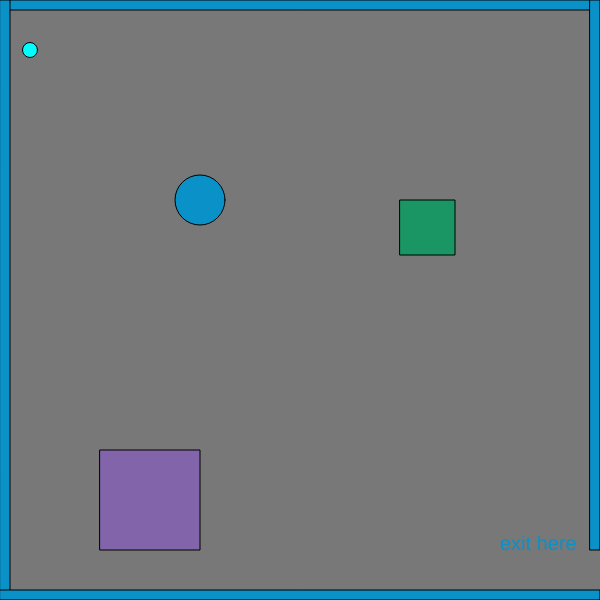
Frame 1 (no input)
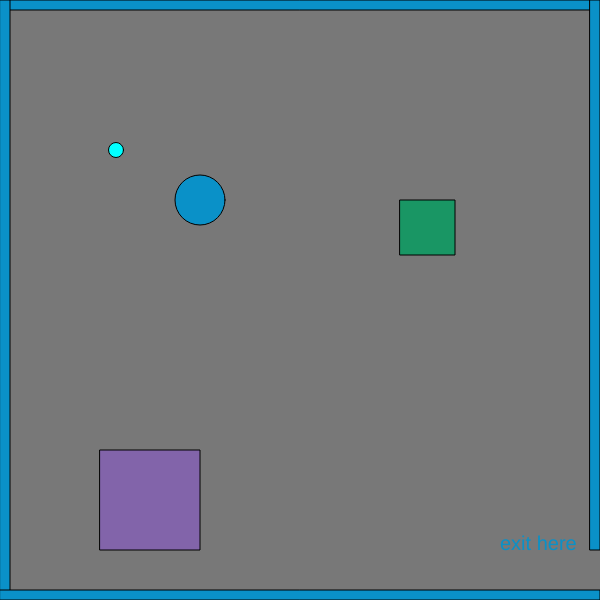
Frame 60 (no input)
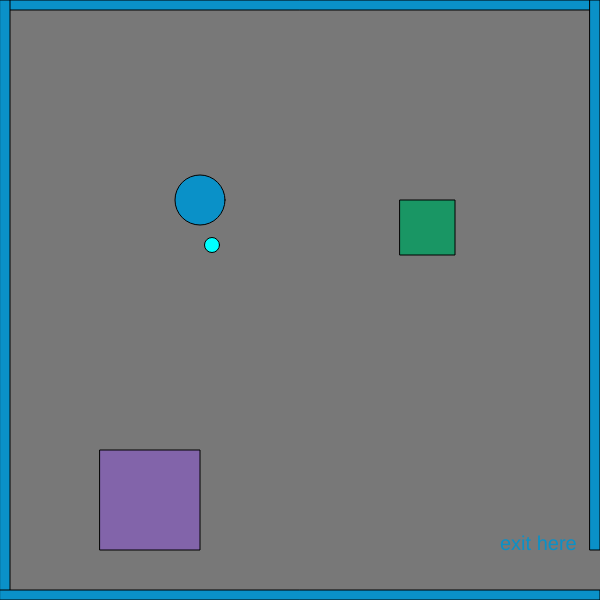
Frame 120 (the mouse pressed at the canvas centre since frame 60)

The p5.js sketch that drew these frames (run headless with seeded random() and noise() and a simulated clock; from frame 60 on, the mouse is pressed at the canvas centre):

// p5.js sketch
// ── sketch.js
//for my movable character
var x = 200;
var y = 200;

//for the moving shape
var shapeX = 30;
var shapeY = 50;
var shapeXSpeed;
var shapeYSpeed;

//for the shapes that appears by clicking the mouse
var mouseShapeX;
var mouseShapeY;

function setup() {
    createCanvas(600, 600);
}

function draw() {
    background (120);
    //this impacts the color (red, green, blue)
    fill(10, 145, 200);
    //to create the border
    createBorders(10);
    //the exit text
    textSize(20);
    text("exit here", width-100, height-50)

    if (keyIsDown(LEFT_ARROW) === true) {
        x-= 5;
   } 
   else if (keyIsDown(RIGHT_ARROW) === true) {
       x += 5;
   }
   else if (keyIsDown(UP_ARROW) === true) {
       y -= 5;
   }
   else if (keyIsDown(DOWN_ARROW) === true) {
       y += 5;
   }
 
    ellipse (x,y,50,50);
    
    if (x >= 600) {
        x = 0;
    }

    //to create shape with mouse
    fill(100, 0, 25);
    ellipse(mouseShapeX, mouseShapeY, 25, 25);

    //my two obstacles
    fill(25,150,100);
    square(400,200,55);

    fill(130,100,170);
    square(100,450,100);

    // the moving shape
    fill(0, 300, 400);
    circle(shapeX, shapeY, 15);
    
    shapeXSpeed = Math.floor(Math.random() * (Math.floor(Math.random() * 5)) + 1);
    shapeYSpeed = Math.floor(Math.random() * (Math.floor(Math.random() * 5)) + 1);

    // for making it move
    shapeX += shapeXSpeed;
    shapeY += shapeYSpeed;
    // making the shape return
    if(shapeX > width) {
        shapeX = 0;
    }
    if(shapeX < 0) {
        shapeX = width;
    }
    if(shapeY > height) {
        shapeY = 0;
    }
    if(shapeY < 0) {
        shapeY = height;
    }

    //winner message
    if(x > width && y > width-50) {
        textSize(30);
        fill(0);
        text("You're a winner!", width/2-50, height/2-50);
    }
}

function createBorders(thickness) {
    rect(0,0,width,thickness);
    rect(0,0,thickness,height);
    rect(0,height-thickness,width,thickness);
    rect(width-thickness,0,thickness,height-50);
}

function mouseClicked() {
    mouseShapeX = mouseX;
    mouseShapeY = mouseY;
}
